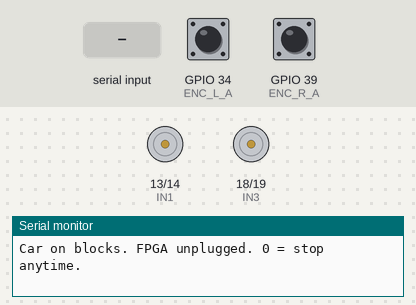
A sketch run on a simulated ESP32. On the bench: motor-driver pin pairs drawn as motors (green arrow = first pin HIGH = forward, orange = second pin HIGH = backward, longer = more drive, scaled by the enable pin), the last lines printed to the serial monitor. The inputs (shaded band) are chosen by the test bench; at power-on: GPIO 34 (ENC_L_A) HIGH, GPIO 39 (ENC_R_A) HIGH.

Above: at 1.5 s.
1.6 s: "1\n" received over Serial
At 2.8 s:
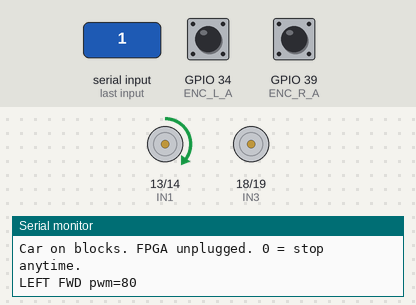
3.1 s: "2\n" received over Serial
At 4.0 s:
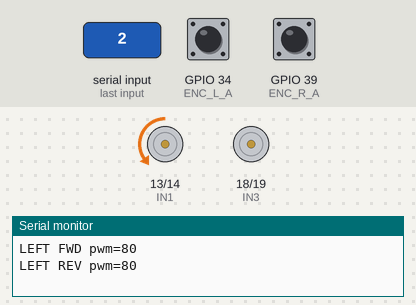
4.6 s: "3\n" received over Serial
At 5.1 s:
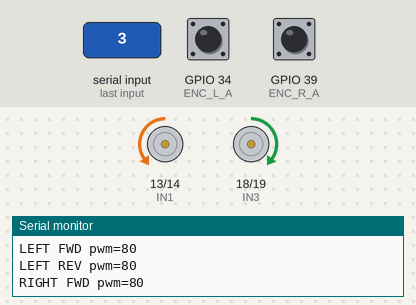
6.1 s: "4\n" received over Serial
At 7.3 s:
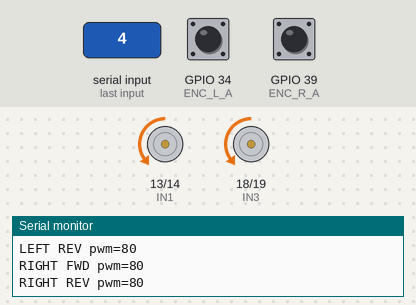
7.6 s: "5\n" received over Serial
At 8.6 s:
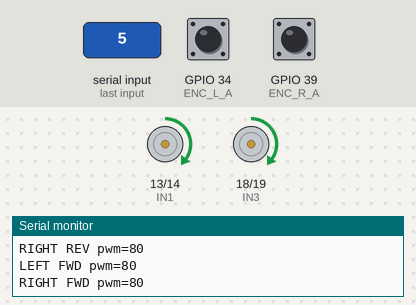
9.1 s: "200\n" received over Serial
At 9.7 s:
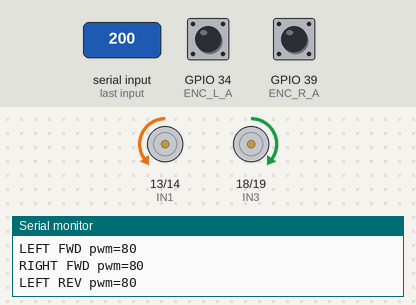
Timing chart, 0 to 11.6 s (numbered marks = the images above; inputs shaded):
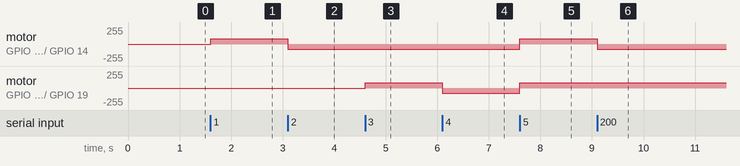

The sketch:

esp32_pin_check.ino
```cpp
/*
 * ESP32 pin check — senior harness, before FPGA JP3
 *
 * Serial 115200. Unplug the FPGA while this runs (one brain only).
 *
 * Commands (type + Enter):
 *   h     help
 *   0     both motors STOP
 *   1     left  forward
 *   2     left  reverse
 *   3     right forward
 *   4     right reverse
 *   5     both  forward (slow)
 *   p     PWM 0..255  (example: p 80)
 *   e     print encoder counts once
 *   s     toggle live encoder stream
 *   i     I2C scan (MPU often 0x68)
 *   m     read MPU-6050 ax ay az gx gy gz (if 0x68 found)
 *
 * Encoders 34/35/36/39 are input-only (OK).
 * If a motor goes the wrong way, swap that motor's IN pair or OUT wires.
 */

#include <Wire.h>
#include <Arduino.h>

#define ENA    27
#define IN1    13
#define IN2    14
#define ENB    23
#define IN3    18
#define IN4    19

#define ENC_L_A  34
#define ENC_L_B  35
#define ENC_R_A  39
#define ENC_R_B  36

#define I2C_SDA  21
#define I2C_SCL  22

#define PWM_FREQ  1000
#define PWM_RES   8

// analogWrite works on ESP32 Arduino 2.x and 3.x (0..255).
static void pwm_init() {
  pinMode(ENA, OUTPUT);
  pinMode(ENB, OUTPUT);
  analogWrite(ENA, 0);
  analogWrite(ENB, 0);
}

static void pwm_write_left(int duty) {
  analogWrite(ENA, duty);
}

static void pwm_write_right(int duty) {
  analogWrite(ENB, duty);
}

static int pwm_duty = 80;
static volatile int32_t cnt_l = 0;
static volatile int32_t cnt_r = 0;
static bool stream_enc = false;
static uint32_t last_stream_ms = 0;
static int32_t prev_l = 0;
static int32_t prev_r = 0;
static const uint32_t VEL_MS = 200;  // T = 0.2 s

static void IRAM_ATTR isr_l() {
  if (digitalRead(ENC_L_B) == LOW)
    cnt_l++;
  else
    cnt_l--;
}

static void IRAM_ATTR isr_r() {
  if (digitalRead(ENC_R_B) == LOW)
    cnt_r++;
  else
    cnt_r--;
}

static void motors_stop() {
  pwm_write_left(0);
  pwm_write_right(0);
  digitalWrite(IN1, LOW);
  digitalWrite(IN2, LOW);
  digitalWrite(IN3, LOW);
  digitalWrite(IN4, LOW);
  Serial.println("STOP");
}

static void left_fwd() {
  digitalWrite(IN1, HIGH);
  digitalWrite(IN2, LOW);
  pwm_write_left(pwm_duty);
  Serial.printf("LEFT FWD pwm=%d\n", pwm_duty);
}

static void left_rev() {
  digitalWrite(IN1, LOW);
  digitalWrite(IN2, HIGH);
  pwm_write_left(pwm_duty);
  Serial.printf("LEFT REV pwm=%d\n", pwm_duty);
}

static void right_fwd() {
  digitalWrite(IN3, HIGH);
  digitalWrite(IN4, LOW);
  pwm_write_right(pwm_duty);
  Serial.printf("RIGHT FWD pwm=%d\n", pwm_duty);
}

static void right_rev() {
  digitalWrite(IN3, LOW);
  digitalWrite(IN4, HIGH);
  pwm_write_right(pwm_duty);
  Serial.printf("RIGHT REV pwm=%d\n", pwm_duty);
}

static void help() {
  Serial.println();
  Serial.println("=== ESP32 pin check (senior map) ===");
  Serial.println("ENA=27 IN1=13 IN2=14 | ENB=23 IN3=18 IN4=19");
  Serial.println("ENC_L 34/35  ENC_R 39/36  I2C SDA=21 SCL=22");
  Serial.println("0 stop | 1 Lfwd 2 Lrev 3 Rfwd 4 Rrev 5 both-fwd");
  Serial.println("p <0-255> pwm | e enc once | s stream enc | i i2c | m mpu");
  Serial.println("Car on blocks. FPGA unplugged. 0 = stop anytime.");
  Serial.println();
}

static void i2c_scan() {
  Serial.println("I2C scan...");
  int n = 0;
  for (uint8_t a = 1; a < 127; a++) {
    Wire.beginTransmission(a);
    if (Wire.endTransmission() == 0) {
      Serial.printf("  found 0x%02X\n", a);
      n++;
    }
  }
  if (!n)
    Serial.println("  none (check 3.3V SDA SCL GND; MPU AD0=GND -> 0x68)");
}

static void mpu_read() {
  const uint8_t addr = 0x68;
  Wire.beginTransmission(addr);
  Wire.write(0x6B);
  Wire.write(0x00);
  if (Wire.endTransmission() != 0) {
    Serial.println("MPU NACK — not at 0x68 or wrong I2C pins");
    return;
  }
  delay(20);
  Wire.beginTransmission(addr);
  Wire.write(0x3B);
  Wire.endTransmission(false);
  if (Wire.requestFrom((int)addr, 14) != 14) {
    Serial.println("MPU read fail");
    return;
  }
  int16_t ax = (Wire.read() << 8) | Wire.read();
  int16_t ay = (Wire.read() << 8) | Wire.read();
  int16_t az = (Wire.read() << 8) | Wire.read();
  (void)((Wire.read() << 8) | Wire.read());
  int16_t gx = (Wire.read() << 8) | Wire.read();
  int16_t gy = (Wire.read() << 8) | Wire.read();
  int16_t gz = (Wire.read() << 8) | Wire.read();
  Serial.printf("MPU ax=%d ay=%d az=%d gx=%d gy=%d gz=%d\n",
                ax, ay, az, gx, gy, gz);
}

void setup() {
  Serial.begin(115200);
  delay(300);

  pinMode(IN1, OUTPUT);
  pinMode(IN2, OUTPUT);
  pinMode(IN3, OUTPUT);
  pinMode(IN4, OUTPUT);
  pwm_init();
  motors_stop();

  pinMode(ENC_L_A, INPUT);
  pinMode(ENC_L_B, INPUT);
  pinMode(ENC_R_A, INPUT);
  pinMode(ENC_R_B, INPUT);
  attachInterrupt(digitalPinToInterrupt(ENC_L_A), isr_l, RISING);
  attachInterrupt(digitalPinToInterrupt(ENC_R_A), isr_r, RISING);

  Wire.begin(I2C_SDA, I2C_SCL);
  help();
}

void loop() {
  if (Serial.available()) {
    String line = Serial.readStringUntil('\n');
    line.trim();
    if (line.length() == 0)
      return;
    char c = line.charAt(0);
    if (c == 'h' || c == 'H' || c == '?')
      help();
    else if (c == '0')
      motors_stop();
    else if (c == '1')
      left_fwd();
    else if (c == '2')
      left_rev();
    else if (c == '3')
      right_fwd();
    else if (c == '4')
      right_rev();
    else if (c == '5') {
      left_fwd();
      right_fwd();
    } else if (c == 'p' || c == 'P') {
      int v = line.substring(1).toInt();
      if (v < 0) v = 0;
      if (v > 255) v = 255;
      pwm_duty = v;
      Serial.printf("pwm_duty=%d (next 1-5 uses this)\n", pwm_duty);
    } else if (c == 'e' || c == 'E')
      Serial.printf("enc L=%ld R=%ld\n", (long)cnt_l, (long)cnt_r);
    else if (c == 's' || c == 'S') {
      stream_enc = !stream_enc;
      Serial.printf("stream_enc=%d\n", stream_enc);
    } else if (c == 'i' || c == 'I')
      i2c_scan();
    else if (c == 'm' || c == 'M')
      mpu_read();
    else
      Serial.println("unknown — h for help");
  }

  if (stream_enc && (millis() - last_stream_ms) >= VEL_MS) {
    last_stream_ms = millis();
    int32_t dl = cnt_l - prev_l;
    int32_t dr = cnt_r - prev_r;
    prev_l = cnt_l;
    prev_r = cnt_r;
    /* v_counts_per_sec = dcount / T, T = 0.2 s */
    float vl = dl / 0.2f;
    float vr = dr / 0.2f;
    Serial.printf("count L=%ld R=%ld  dL=%ld dR=%ld  vL=%.1f vR=%.1f counts/s\n",
                  (long)cnt_l, (long)cnt_r, (long)dl, (long)dr, vl, vr);
  }
}
```

Measured:
- after the input at 1.6 s, motor on GPIO 13 (IN1) / GPIO 14 (IN2): stopped → forward 80/255 at once
- after the input at 3.1 s, motor on GPIO 13 (IN1) / GPIO 14 (IN2): forward 80/255 → backward 80/255 at once
- after the input at 4.6 s, motor on GPIO 18 (IN3) / GPIO 19 (IN4): stopped → forward 80/255 at once
- after the input at 6.1 s, motor on GPIO 18 (IN3) / GPIO 19 (IN4): forward 80/255 → backward 80/255 at once
- after the input at 7.6 s, motor on GPIO 13 (IN1) / GPIO 14 (IN2), motor on GPIO 18 (IN3) / GPIO 19 (IN4): backward 80/255 → forward 80/255 at once
- after the input at 9.1 s, motor on GPIO 13 (IN1) / GPIO 14 (IN2): forward 80/255 → backward 80/255 at once
